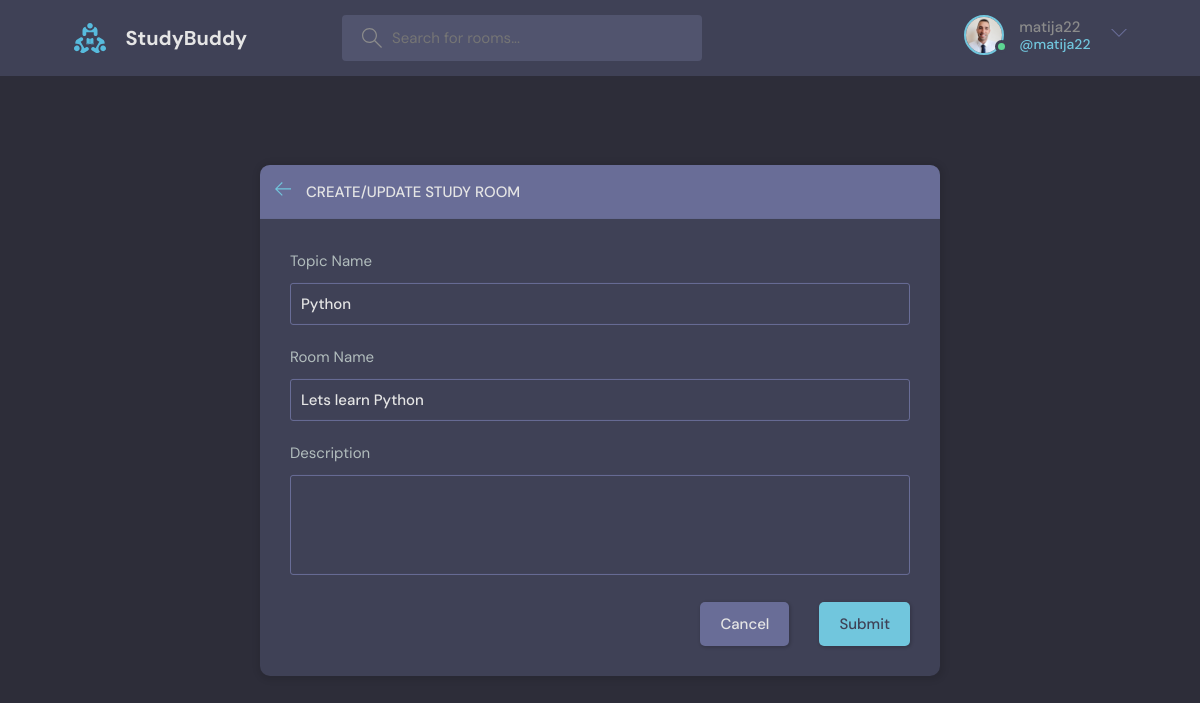
Page /update-room/1 (signed in) on the committed database.
### base/models.py (models this page shows, shortened)
class User(AbstractUser):
    name = models.CharField(max_length=200, null=True)
    email = models.EmailField(unique=True, null=True)
    bio = models.TextField(null=True)
    avatar = models.ImageField(null=True, default="avatar.svg")
    USERNAME_FIELD = 'email'
    REQUIRED_FIELDS = []

class Room(models.Model):
    host= models.ForeignKey(User , on_delete=models.SET_NULL, null=True) #moramo staviti null=true jer moramo dozvoliti da ako ga neko pobrise da moze biti prazan
    topic = models.ForeignKey(Topic , on_delete=models.SET_NULL, null=True) #moramo staviti null=true jer moramo dozvoliti da ako ga neko pobrise da moze biti prazan
    name = models.CharField(max_length=200)
    description = models.TextField(null=True, blank=True) #null is allowed/ to mjesto moze ostati prazn, jer inace to nije dozvoljeno ako ne navedes -- balnk= true --> ako runamo save method this we can leave empty
    participants = models.ManyToManyField(User, related_name='participants', blank=True)
    updated = models.DateTimeField(auto_now=True) #svaki put kada save-mo novi podatak ovdje ce biti zapisani detalji kada se to desilo
    created = models.DateTimeField(auto_now_add=True)
    class Meta:  #Model Meta is basically used to change the behavior of your model fields like changing order options,verbose_name and lot of other options
        ordering = ['-updated', '-created'] #reverse ordering tako da najnoviji update i created bude na vrhu liste

class Topic(models.Model):
    name = models.CharField(max_length=200)
    def __str__(self):
        return self.name

### base/views.py (the view, shortened to what this page needs)
# urls.py: path('update-room/<str:pk>', views.updateRoom, name="update-room"),
@login_required(login_url='login') #ukoliko nema usera ne mozes napraviti createRoom, to je znjacenje ovog dekoratera i odvesti ce nas na login page
def updateRoom(request,pk):
    room = Room.objects.get(id=pk)
    form = RoomForm(instance=room)
    topics = Topic.objects.all()
    if request.user != room.host: #only correct user can update it
        return HttpResponse('Your are not allowed here!!')
    context={'form':form, 'topics':topics, 'room':room}
    return render(request,'base/room_form.html',context)

### base/forms.py
class RoomForm(ModelForm):
    class Meta:
        model = Room
        fields = '__all__' #tu stavis od room model sve stavke koje zelis da budu prikazane, s __all__ ce biti sve
        exclude = ['host', 'participants'] #koga iz nase liste u ovom slucaju all zelimo izbaciti da se ne prikazuje

### base/templates/base/room_form.html (shortened to what this page needs)
{% extends 'main.html' %}
{% block content %}
  <main class="create-room layout">
    <div class="container">
      <div class="layout__box">
        <div class="layout__boxHeader">
          <div class="layout__boxTitle">
            <a href="{% url 'home' %}">
              <svg version="1.1" xmlns="http://www.w3.org/2000/svg" width="32" height="32" viewBox="0 0 32 32">
                <title>arrow-left</title>
                <path
                  d="M13.723 2.286l-13.723 13.714 13.719 13.714 1.616-1.611-10.96-10.96h27.625v-2.286h-27.625l10.965-10.965-1.616-1.607z">
                </path>
              </svg>
            </a>
            <h3>Create/Update Study Room</h3>
          </div>
        </div>
        <div class="layout__body">
          <form class="form" action="" method="POST">
            <div class="form__group">
              <label for="room_topic">Topic Name</label>
              <input required type="text" name="topic" value="{{room.topic}}" list="topic-list">
            </div>
            <div class="form__group">
              <label for="room_name">Room Name</label>
              {{form.name}}
            </div>
            <div class="form__group">
              <label for="room_description">Description</label>
              {{form.description}}
            </div>
            <div class="form__action">
              <a class="btn btn--dark" href="{% url 'home' %}">Cancel</a>
              <button class="btn btn--main" type="submit">Submit</button>
            </div>
          </form>
        </div>
      </div>
    </div>
  </main>
  {% endblock content %}

### templates/navbar.html (shortened to what this page needs)
{% load static %}
<header class="header header--loggedIn">
    <div class="container">
      <a href="{% url 'home' %}" class="header__logo">
        <img src="{% static 'images/logo.svg' %}" />
        <h1>StudyBuddy</h1>
      </a>
      <form class="header__search" method="GET" action="{% url 'home' %}">
        <label>
          <input name="q" placeholder="Search for rooms..." />
        </label>
      </form>
      <nav class="header__menu">
        {% if request.user.is_authenticated %}
        <div class="header__user">
          <a href="{% url 'update-user' %}">
            <div class="avatar avatar--medium active">
              <img src="{{request.user.avatar.url}}" />
            </div>
            <p>{{request.user.username}}<span>@{{request.user.username}}</span></p>
          </a>
          <button class="dropdown-button">
            <svg version="1.1" xmlns="http://www.w3.org/2000/svg" width="32" height="32" viewBox="0 0 32 32">
              <title>chevron-down</title>
              <path d="M16 21l-13-13h-3l16 16 16-16h-3l-13 13z"></path>
            </svg>
          </button>
        </div>
        {% else %}
        <a href="{% url 'login' %}">
          <img src="{% static 'images/avatar.svg' %}" />
          <p>Login</p>
        </a>
        {% endif %}
      </nav>
    </div>
  </header>

### rows in the picture
User: user.avatar (picture), user.username "matija22"
Room: topic "Python", name "Lets learn Python"
